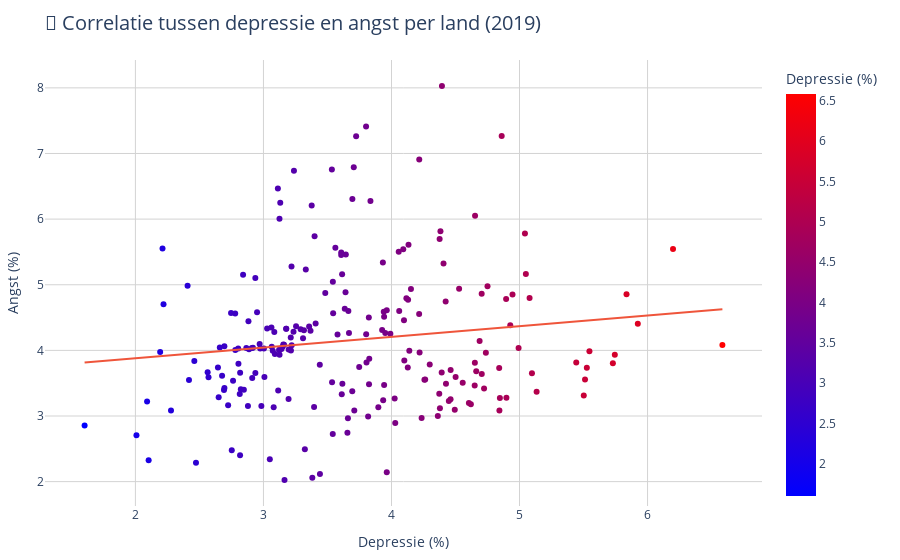

Here is the notebook cell this chart was saved with:
### Code cell
# 4. Correlatiediagram
# Verbindt de percentages depressie en angst in elk land.

df_2019 = df[df['Year'] == 2019]

depressie_col = 'Depressive disorders (share of population) - Sex: Both - Age: Age-standardized'
angst_col = 'Anxiety disorders (share of population) - Sex: Both - Age: Age-standardized'

fig = px.scatter(
    df_2019,
    x=depressie_col,
    y=angst_col,
    hover_name='Entity',  # tooltip bij muis
    color=depressie_col,  # kleur tonen op basis van depressie
    color_continuous_scale='Bluered',
    size_max=12,
    labels={
        depressie_col: 'Depressie (%)',
        angst_col: 'Angst (%)'
    },
    title='\U0001F517 Correlatie tussen depressie en angst per land (2019)',
    trendline='ols'  # trendlijn toevoegen
)

fig.update_layout(
    plot_bgcolor='white',
    title_font=dict(size=20),
    xaxis=dict(showgrid=True, gridcolor='lightgrey'),
    yaxis=dict(showgrid=True, gridcolor='lightgrey'),
    margin=dict(l=40, r=20, t=60, b=40)
)

fig.show()

### Figure 1 — Plotly figure (JSON) as saved in the notebook; plotly's stock layout.template omitted (floating-point values rounded to 4 significant figures; data arrays with more than 128 entries replaced by an {"elided": "..."} marker saying what was removed)
{"data": [{"hovertemplate": "<b>%{hovertext}</b><br><br>Depressie (%)=%{marker.color}<br>Angst (%)=%{y}<extra></extra>", "hovertext": {"elided": "214 str values"}, "legendgroup": "", "marker": {"color": {"elided": "214 float values"}, "coloraxis": "coloraxis", "symbol": "circle"}, "mode": "markers", "name": "", "orientation": "v", "showlegend": false, "type": "scatter", "x": {"elided": "214 float values"}, "xaxis": "x", "y": {"elided": "214 float values"}, "yaxis": "y"}, {"hovertemplate": "<b>OLS trendline</b><br>Anxiety disorders (share of population) - Sex: Both - Age: Age-standardized = 0.162676 * Depressive disorders (share of population) - Sex: Both - Age: Age-standardized + 3.55414<br>R<sup>2</sup>=0.018266<br><br>Depressie (%)=%{x}<br>Angst (%)=%{y} <b>(trend)</b><extra></extra>", "legendgroup": "", "marker": {"symbol": "circle"}, "mode": "lines", "name": "", "showlegend": false, "type": "scatter", "x": {"elided": "214 float values"}, "xaxis": "x", "y": {"elided": "214 float values"}, "yaxis": "y"}], "layout": {"autosize": true, "coloraxis": {"colorbar": {"title": {"text": "Depressie (%)"}}, "colorscale": [[0, "rgb(0,0,255)"], [1, "rgb(255,0,0)"]]}, "legend": {"tracegroupgap": 0}, "margin": {"b": 40, "l": 40, "r": 20, "t": 60}, "plot_bgcolor": "white", "title": {"font": {"size": 20}, "text": "🔗 Correlatie tussen depressie en angst per land (2019)"}, "xaxis": {"anchor": "y", "autorange": true, "domain": [0, 1], "gridcolor": "lightgrey", "range": [1.301, 6.887], "showgrid": true, "title": {"text": "Depressie (%)"}, "type": "linear"}, "yaxis": {"anchor": "x", "autorange": true, "domain": [0, 1], "gridcolor": "lightgrey", "range": [1.576, 8.477], "showgrid": true, "title": {"text": "Angst (%)"}, "type": "linear"}}}
